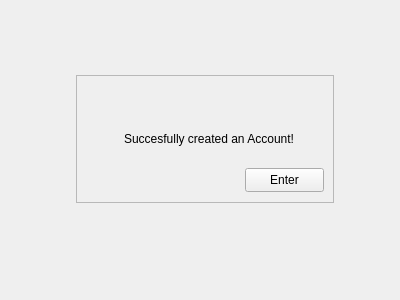
<?xml version="1.0" encoding="UTF-8"?>
<ui version="4.0">
 <class>Form</class>
 <widget class="QWidget" name="Form">
  <property name="geometry">
   <rect>
    <x>0</x>
    <y>0</y>
    <width>400</width>
    <height>300</height>
   </rect>
  </property>
  <property name="windowTitle">
   <string>Form</string>
  </property>
  <widget class="QFrame" name="frame">
   <property name="geometry">
    <rect>
     <x>76</x>
     <y>75</y>
     <width>258</width>
     <height>128</height>
    </rect>
   </property>
   <property name="frameShape">
    <enum>QFrame::Shape::StyledPanel</enum>
   </property>
   <property name="frameShadow">
    <enum>QFrame::Shadow::Raised</enum>
   </property>
   <widget class="QLabel" name="label">
    <property name="geometry">
     <rect>
      <x>48</x>
      <y>54</y>
      <width>176</width>
      <height>20</height>
     </rect>
    </property>
    <property name="text">
     <string>Succesfully created an Account!</string>
    </property>
   </widget>
   <widget class="QPushButton" name="pushButton">
    <property name="geometry">
     <rect>
      <x>169</x>
      <y>93</y>
      <width>79</width>
      <height>24</height>
     </rect>
    </property>
    <property name="text">
     <string>Enter</string>
    </property>
   </widget>
  </widget>
 </widget>
 <resources/>
 <connections/>
</ui>
